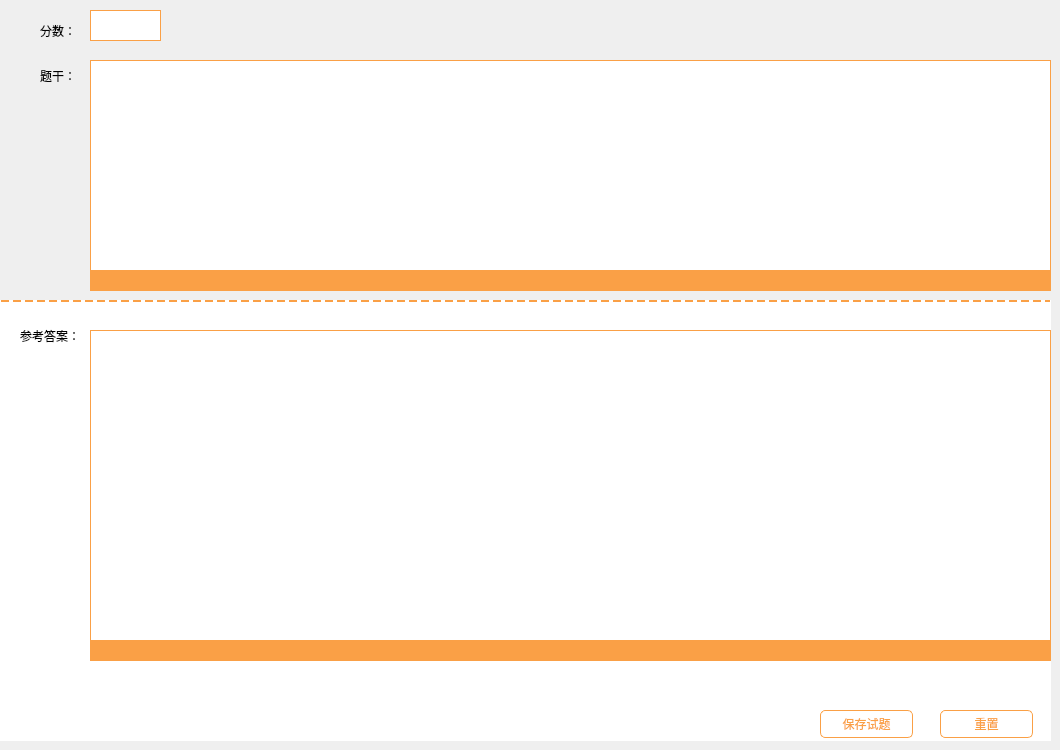
       <widget class="QWidget" name="page_9">
        <widget class="QLabel" name="label_29">
         <property name="geometry">
          <rect>
           <x>40</x>
           <y>20</y>
           <width>41</width>
           <height>21</height>
          </rect>
         </property>
         <property name="text">
          <string>分数：</string>
         </property>
        </widget>
        <widget class="QLineEdit" name="lineEdit_4">
         <property name="geometry">
          <rect>
           <x>90</x>
           <y>10</y>
           <width>71</width>
           <height>31</height>
          </rect>
         </property>
         <property name="font">
          <font>
           <family>黑体</family>
           <pointsize>12</pointsize>
          </font>
         </property>
         <property name="styleSheet">
          <string notr="true">#lineEdit_4
{
 border:1px solid #faa046;
background-color:
}</string>
         </property>
        </widget>
        <widget class="QLabel" name="label_30">
         <property name="geometry">
          <rect>
           <x>40</x>
           <y>60</y>
           <width>41</width>
           <height>31</height>
          </rect>
         </property>
         <property name="text">
          <string>题干：</string>
         </property>
        </widget>
        <widget class="QTextEdit" name="textEdit_16">
         <property name="geometry">
          <rect>
           <x>90</x>
           <y>60</y>
           <width>961</width>
           <height>211</height>
          </rect>
         </property>
         <property name="font">
          <font>
           <family>黑体</family>
           <pointsize>12</pointsize>
          </font>
         </property>
         <property name="styleSheet">
          <string notr="true">#textEdit_16
{
   border:1px solid #faa046;
}</string>
         </property>
        </widget>
        <widget class="QLabel" name="label_31">
         <property name="geometry">
          <rect>
           <x>90</x>
           <y>270</y>
           <width>961</width>
           <height>21</height>
          </rect>
         </property>
         <property name="styleSheet">
          <string notr="true">#label_31
{
border:1px solid  #faa046;;
background-color: #faa046;;
}</string>
         </property>
         <property name="text">
          <string/>
         </property>
        </widget>
        <widget class="QWidget" name="widget_13" native="true">
         <property name="geometry">
          <rect>
           <x>0</x>
           <y>300</y>
           <width>1051</width>
           <height>441</height>
          </rect>
         </property>
         <property name="styleSheet">
          <string notr="true">#widget_13
{
border:none;
border-top:2px dashed #faa046 ;;
background-color:#ffffff;
}</string>
         </property>
         <widget class="QLabel" name="label_32">
          <property name="geometry">
           <rect>
            <x>20</x>
            <y>20</y>
            <width>72</width>
            <height>31</height>
           </rect>
          </property>
          <property name="text">
           <string>参考答案：</string>
          </property>
         </widget>
         <widget class="QTextEdit" name="textEdit_17">
          <property name="geometry">
           <rect>
            <x>90</x>
            <y>30</y>
            <width>961</width>
            <height>311</height>
           </rect>
          </property>
          <property name="font">
           <font>
            <family>黑体</family>
            <pointsize>12</pointsize>
           </font>
          </property>
          <property name="styleSheet">
           <string notr="true">#textEdit_17
{
   border:1px solid #faa046;
}</string>
          </property>
         </widget>
         <widget class="QLabel" name="label_33">
          <property name="geometry">
           <rect>
            <x>90</x>
            <y>340</y>
            <width>961</width>
            <height>21</height>
           </rect>
          </property>
          <property name="styleSheet">
           <string notr="true">#label_33
{
border:1px solid  #faa046;;
background-color: #faa046;;
}</string>
          </property>
          <property name="text">
           <string/>
          </property>
         </widget>
         <widget class="QPushButton" name="pushButton_19">
          <property name="geometry">
           <rect>
            <x>820</x>
            <y>410</y>
            <width>93</width>
            <height>28</height>
           </rect>
          </property>
          <property name="styleSheet">
           <string notr="true">#pushButton_19{
border:none;
border:1px solid #faa046;
color:#faa046;
border-radius:5;
}

#pushButton_19:hover{
border:1px solid #50b8f7;
color:#50b8f7;
}</string>
          </property>
          <property name="text">
           <string>保存试题</string>
          </property>
         </widget>
         <widget class="QPushButton" name="pushButton_20">
          <property name="geometry">
           <rect>
            <x>940</x>
            <y>410</y>
            <width>93</width>
            <height>28</height>
           </rect>
          </property>
          <property name="styleSheet">
           <string notr="true">#pushButton_20{
border:none;
border:1px solid #faa046;
color:#faa046;
border-radius:5;
}

#pushButton_20:hover{
border:1px solid #50b8f7;
color:#50b8f7;
}</string>
          </property>
          <property name="text">
           <string>重置</string>
          </property>
         </widget>
        </widget>
       </widget>
